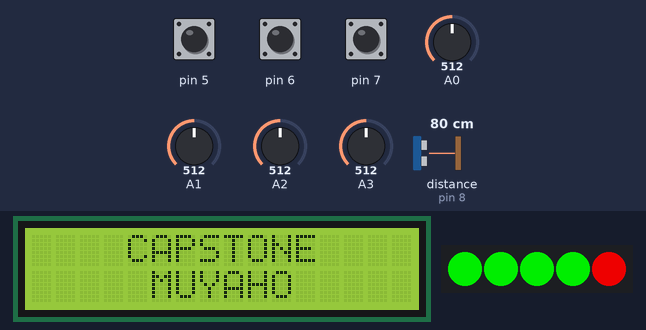
Recording of a sketch running on a simulated Arduino Uno, built with avr-gcc and run on an emulated ATmega328P. Parts: 16×2 character LCD, 5 RGB LEDs in strip order, left to right. Wiring (inferred from the names in the program): ultrasonic range finder: trigger pin 9; echo pin 8. Inputs (shaded band) come from the test bench; at power-on: distance to the obstacle (sensor on pin 8) 80 cm, A0 = 512, A1 = 512, A2 = 512, pin 5 HIGH, pin 6 HIGH, pin 7 HIGH, A3 = 512. The echo pulse lasts 58.3 µs per cm; what the sketch prints to the serial monitor is not drawn.

Above: at 1.2 s.
1.3 s: distance to the obstacle (sensor on pin 8) set to 12 cm
2.8 s: distance to the obstacle (sensor on pin 8) set to 9 cm
At 3.4 s:
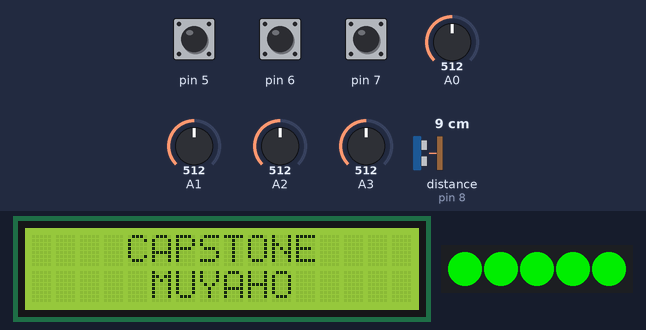
4.4 s: A0 set to 24
5.9 s: A0 set to 19
At 6.3 s:
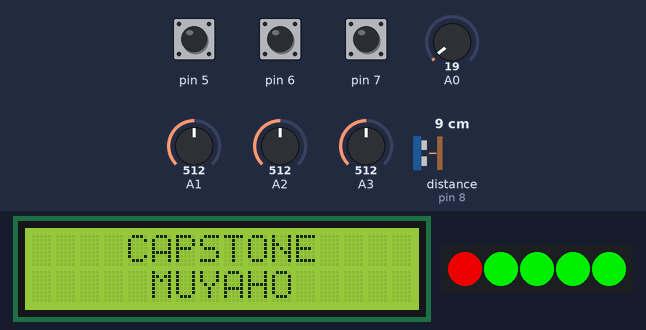
7.5 s: A1 set to 10
At 8.8 s:
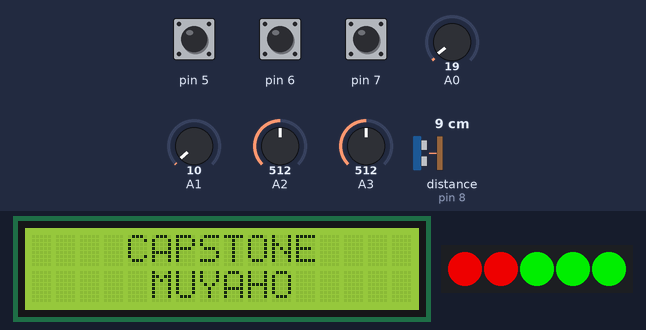
9.1 s: A2 set to 10
At 10.5 s:
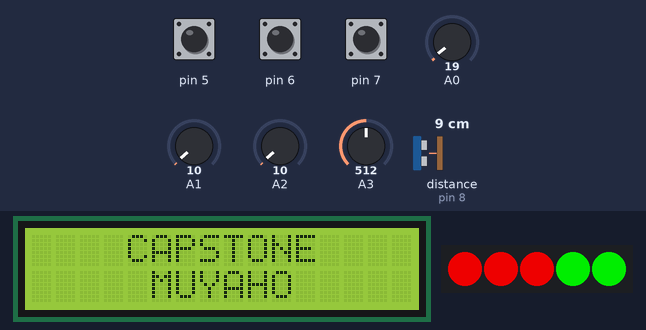
Timing chart, 0 to 11.7 s (numbered marks = the images above; inputs shaded):
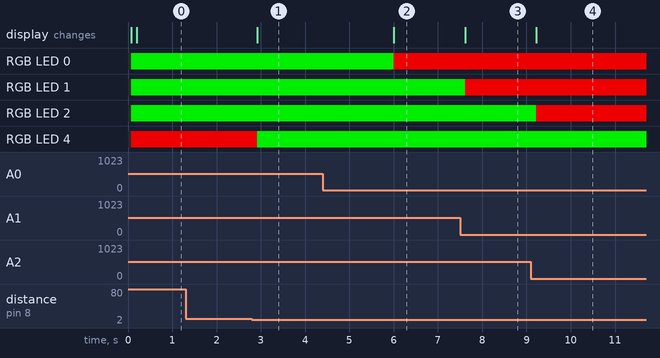

The sketch:

chair_ver4.ino
```cpp
#include <Adafruit_NeoPixel.h>
#include <Wire.h>
#include <LiquidCrystal_I2C.h>

/*

버전3: 압력센서 4개 + 초음파센서 + LCD + 버튼 통합

*/

// 0x3F I2C 주소를 가지고 있는 16x2 LCD객체를 생성합니다.(I2C 주소는 LCD에 맞게 수정해야 합니다.)
LiquidCrystal_I2C lcd(0x27, 16, 2);


#define PIN   3     // 네오픽셀 개수, 핀 지정
#define TRIG  9     // TRIG 핀 설정 (초음파 보내는 핀)
#define ECHO  8     // ECHO 핀 설정 (초음파 받는 핀)
Adafruit_NeoPixel strip = Adafruit_NeoPixel(5, PIN, NEO_GRB + NEO_KHZ800);

int MAX = 0;
int RAN = 0;

void setup() {

  // LCD 초기화
  lcd.init();
  lcd.backlight();

  // 네오픽셀 초기화
  strip.begin();
  strip.show();

  // 센서값 측정 위해 시리얼통신 준비
  Serial.begin(9600);
  pinMode(A0, INPUT);
  pinMode(A1, INPUT);
  pinMode(A2, INPUT);
  pinMode(A3, INPUT);
  pinMode(3, OUTPUT);
  pinMode(TRIG, OUTPUT);
  pinMode(ECHO, INPUT);

  pinMode(5, INPUT_PULLUP);
  pinMode(6, INPUT_PULLUP);
  pinMode(7, INPUT_PULLUP);
}

void loop() {

  long duration, distance;
  digitalWrite(TRIG, LOW);
  delayMicroseconds(2);
  digitalWrite(TRIG, HIGH);
  delayMicroseconds(10);
  digitalWrite(TRIG, LOW);
  duration = pulseIn (ECHO, HIGH);  // 물체에 반사되어 돌아온 초음파의 시간을 변수에 저장
  distance = duration * 17 / 1000;  // 거리 계산

  // 압력센서 4개 + 초음파센서 거리
  int val_0 = analogRead(A0);
  int val_1 = analogRead(A1);
  int val_2 = analogRead(A2);
  int val_3 = analogRead(A3);
  int val_4 = distance;

  // 압력센서 최대값 계산
  MAX = 1;
  if(val_0 <= val_1) MAX = 2;
  if(MAX <= val_2) MAX = 3;
  if(MAX <= val_3) MAX = 4;

  // 불균형도 계산
  int temp = val_0 + val_1 + val_2 + val_3;
  RAN = temp / 25;

  // 입력이 0이면 빨간색, 그 이외에는 녹색으로 빛남
  if(analogRead(A0)<=20) strip.setPixelColor(0, 200, 0, 0);
  else strip.setPixelColor(0, 0, 200, 0);
  if(analogRead(A1)<=20) strip.setPixelColor(1, 200, 0, 0);
  else strip.setPixelColor(1, 0, 200, 0);
  if(analogRead(A2)<=20) strip.setPixelColor(2, 200, 0, 0);
  else strip.setPixelColor(2, 0, 200, 0);
  if(analogRead(A3)<=20) strip.setPixelColor(3, 200, 0, 0);
  else strip.setPixelColor(3, 0, 200, 0);
  if(distance>=10) strip.setPixelColor(4, 200, 0, 0);
  else strip.setPixelColor(4, 0, 200, 0);

  strip.show();
  delay(100);

  //시리얼 모니터를 통해 센서값 표기
  Serial.print(val_0);
  Serial.print(";");
  Serial.print(val_1);
  Serial.print(";");
  Serial.print(val_2);
  Serial.print(";");
  Serial.print(val_3);
  Serial.print(";");
  Serial.println(val_4);

  lcd.setCursor(0,0);           // 0번째 줄 0번째 셀부터 입력하게 합니다.
  lcd.print("    CAPSTONE    ");  // 문구를 출력합니다.
  lcd.setCursor(0,1);           // 1번째 줄 0번째 셀부터 입력하게 합니다.
  lcd.print("     MUYAHO     ");

  // 1번 버튼 누르면 가장 값이 큰 압력센서 값 표시
  if(digitalRead(5)==LOW) {
    lcd.setCursor(0,0);
    lcd.print(      MAX      );
  }

  // 2번 버튼 누르면 초음파센서 거리 표시
  if(digitalRead(6)==LOW) {
    lcd.setCursor(0,0);
    lcd.print(    distance    );
  }

  // 3번 버튼 누르면 불균형도 표시
  if(digitalRead(7)==LOW) {
    lcd.setCursor(0,0);
    lcd.print(      RAN      );
  }

}
```

Measured:
- the behaviour switches between 11 and 10 cm on distance to the obstacle (sensor on pin 8) (found by bisection; images 0 and 1)
- the behaviour switches between 21 and 20 on A0 (found by bisection; images 1 and 2)
- after the input at 1.3 s, every drawn part: stays the same
- after the input at 2.8 s, RGB LED 4: RGB(200, 0, 0) → RGB(0, 200, 0) after 0.12 s
- after the input at 4.4 s, every drawn part: stays the same
- after the input at 5.9 s, RGB LED 0: RGB(0, 200, 0) → RGB(200, 0, 0) after 0.10 s
- after the input at 7.5 s, RGB LED 1: RGB(0, 200, 0) → RGB(200, 0, 0) after 0.11 s
- after the input at 9.1 s, RGB LED 2: RGB(0, 200, 0) → RGB(200, 0, 0) after 0.12 s
